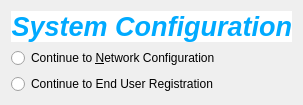
     <widget class="QWidget" name="sysConfPage">
      <layout class="QFormLayout" name="formLayout_7">
       <item row="1" column="0">
        <widget class="QRadioButton" name="networkConfigRbtn">
         <property name="text">
          <string>Continue to &amp;Network Configuration</string>
         </property>
        </widget>
       </item>
       <item row="2" column="0">
        <widget class="QRadioButton" name="endUserRegRbtn">
         <property name="text">
          <string>Continue to End User Registration</string>
         </property>
        </widget>
       </item>
       <item row="0" column="0" colspan="2">
        <widget class="QLabel" name="label_30">
         <property name="palette">
          <palette>
           <active>
            <colorrole role="WindowText">
             <brush brushstyle="SolidPattern">
              <color alpha="255">
               <red>0</red>
               <green>170</green>
               <blue>255</blue>
              </color>
             </brush>
            </colorrole>
            <colorrole role="Base">
             <brush brushstyle="SolidPattern">
              <color alpha="255">
               <red>255</red>
               <green>255</green>
               <blue>255</blue>
              </color>
             </brush>
            </colorrole>
            <colorrole role="Window">
             <brush brushstyle="SolidPattern">
              <color alpha="255">
               <red>255</red>
               <green>255</green>
               <blue>255</blue>
              </color>
             </brush>
            </colorrole>
           </active>
           <inactive>
            <colorrole role="WindowText">
             <brush brushstyle="SolidPattern">
              <color alpha="255">
               <red>0</red>
               <green>170</green>
               <blue>255</blue>
              </color>
             </brush>
            </colorrole>
            <colorrole role="Base">
             <brush brushstyle="SolidPattern">
              <color alpha="255">
               <red>255</red>
               <green>255</green>
               <blue>255</blue>
              </color>
             </brush>
            </colorrole>
            <colorrole role="Window">
             <brush brushstyle="SolidPattern">
              <color alpha="255">
               <red>255</red>
               <green>255</green>
               <blue>255</blue>
              </color>
             </brush>
            </colorrole>
           </inactive>
           <disabled>
            <colorrole role="WindowText">
             <brush brushstyle="SolidPattern">
              <color alpha="255">
               <red>119</red>
               <green>119</green>
               <blue>119</blue>
              </color>
             </brush>
            </colorrole>
            <colorrole role="Base">
             <brush brushstyle="SolidPattern">
              <color alpha="255">
               <red>255</red>
               <green>255</green>
               <blue>255</blue>
              </color>
             </brush>
            </colorrole>
            <colorrole role="Window">
             <brush brushstyle="SolidPattern">
              <color alpha="255">
               <red>255</red>
               <green>255</green>
               <blue>255</blue>
              </color>
             </brush>
            </colorrole>
           </disabled>
          </palette>
         </property>
         <property name="font">
          <font>
           <pointsize>20</pointsize>
           <weight>75</weight>
           <italic>true</italic>
           <bold>true</bold>
          </font>
         </property>
         <property name="autoFillBackground">
          <bool>true</bool>
         </property>
         <property name="text">
          <string>System Configuration</string>
         </property>
         <property name="alignment">
          <set>Qt::AlignRight|Qt::AlignTrailing|Qt::AlignVCenter</set>
         </property>
         <property name="margin">
          <number>0</number>
         </property>
        </widget>
       </item>
      </layout>
     </widget>
